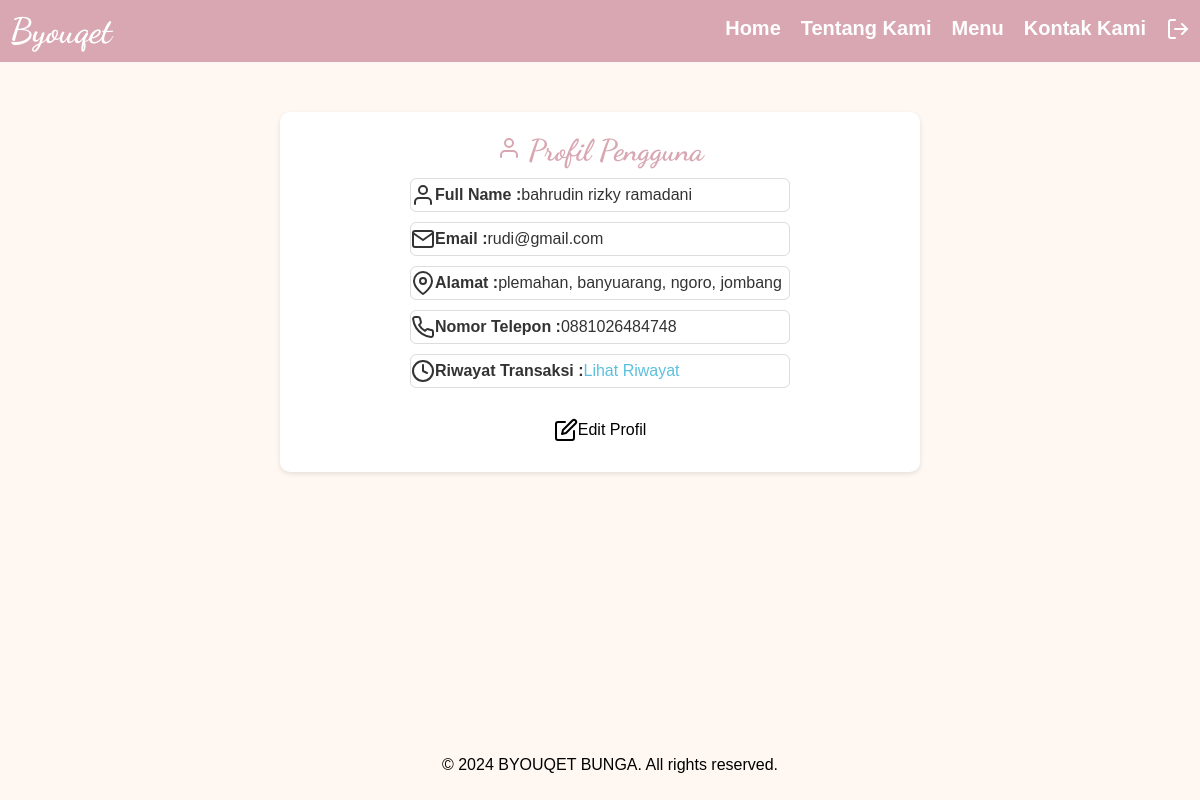
Page /profil.php (signed in) on the committed database.
### tables this page shows
CREATE TABLE `users` (
  `id` int(11) NOT NULL,
  `fullname` varchar(225) NOT NULL,
  `username` varchar(50) NOT NULL,
  `email` varchar(100) NOT NULL,
  `alamat` text DEFAULT NULL,
  `no_telepon` varchar(20) DEFAULT NULL,
  `password` varchar(255) NOT NULL,
  `role` enum('admin','customer') DEFAULT 'customer',
  `created_at` timestamp NOT NULL DEFAULT current_timestamp()
);

### profil.php (the view, shortened to what this page needs)
<?php
include 'koneksi.php';
$user_id = $_SESSION['user_id'];
$query = "SELECT * FROM users WHERE id = '$user_id'";
$result = mysqli_query($conn, $query);
$user = mysqli_fetch_assoc($result);
?>
<!DOCTYPE html>
<html lang="en">
<head>
    <link rel="stylesheet" href="style.css">
</head>
<body>
    <header>
        <nav>
            <div class="logo">Byouqet</div>
            <ul class="nav-links">
                <div id="home" class="hidden">
                    <a href="home.php">Home</a>
                    <a href="about.php">Tentang Kami</a>
                    <a href="menu.php">Menu</a>
                    <a href="contact.php">Kontak Kami</a>
                    <a href="logout.php" class="icon-link"><i data-feather="log-out"></i></a>
                </div>
            </ul>
        </nav>
    </header>
    <section id="profil">
        <div class="profil-container">
            <h2><i data-feather="user"></i> Profil Pengguna</h2>
            <div class="profil-info">
                <p><i data-feather="user"></i> <strong> Full Name : </strong>
                    <?= htmlspecialchars($user['fullname']); ?></p>
                <p><i data-feather="mail"></i> <strong> Email : </strong> <?= htmlspecialchars($user['email']); ?></p>
                <p><i data-feather="map-pin"></i> <strong> Alamat : </strong> <?= htmlspecialchars($user['alamat']); ?>
                </p>
                <p><i data-feather="phone"></i> <strong> Nomor Telepon : </strong>
                    <?= htmlspecialchars($user['no_telepon']); ?></p>
                <p><i data-feather="clock"></i> <strong> Riwayat Transaksi : </strong> <a
                        href="riwayat_transaksi.php">Lihat Riwayat</a></p>
            </div>
            <div class="edit-button">
                <a href="edit_profil.php" class="btn"><i data-feather="edit"></i> Edit Profil</a>
            </div>
        </div>
    </section>
    <footer>
        <p>© 2024 BYOUQET BUNGA. All rights reserved.</p>
    </footer>
</body>
</html>

### style.css (style rules this page uses)
body, html { margin: 0; padding: 0; font-family: 'Roboto', sans-serif; background-color: #f0a5ce; color: #333; }
a { text-decoration: none; color: inherit; }
ul { list-style: none; margin: 0; padding: 0; }
header nav, nav { display: flex; justify-content: space-between; align-items: center; padding: 0px 10px; background-color: #D8A7B1; color: white; }
header .logo, nav .logo { font-size: 35px; font-family: 'Dancing Script', cursive; font-weight: bold; }
.nav-links, #menu, #home, #tentang , #kontak { display: flex; gap: 20px; }
.nav-links a, #menu, #home, #tentang, #kontak a { color: white; font-size: 20px; font-weight: bold; text-decoration: none; transition: color 0.3s; }
.nav-links a:hover, #menu, #home, #tentang , #kontak a:hover { color: #ffe6e6; }
body, html { margin: 0; padding: 0; font-family: 'Roboto', sans-serif; background-color: #FFF8F2; color: #333; }
header { background-color: #D8A7B1; padding: 10px 0; text-align: center; color: #fff; }
header .logo { font-family: 'Dancing Script'; font-size: 35px; font-weight: bold; }
.nav-links { list-style: none; padding: 0; }
.nav-links a { text-decoration: none; color: #fff; font-weight: bold; }
.profil-container { width: 90%; max-width: 600px; margin: 50px auto; background: white; padding: 20px; border-radius: 10px; box-shadow: 0 2px 5px rgba(0, 0, 0, 0.1); }
.profil-container h2 { text-align: center; color: #D8A7B1; }
.profil-info { line-height: 2; }
.profil-info p { display: flex; align-items: center; border: 1px solid #ddd; border-radius: 6px; background-color: white; margin: 10px 110px; }
.edit-button { text-align: center; margin-top: 20px; }
.edit-button .btn { display: inline-flex; align-items: center; padding: 10px 15px; background: #ffffff; color: #000000; text-decoration: none; border-radius: 5px; transition: background 0.3s linear; }
.nav-links { list-style: none; padding: 0; text-align: center; }
footer { text-align: center; background-color: #FFF8F2; padding: 10px 0; font-size: 16px; color: #333; margin-top: 20px; }
body { font-family: Arial, sans-serif; background-color: #FFF8F2; color: #333; margin: 0; padding: 0; }
h1, h2 { text-align: center; color: white; font-size: 20px; font-family: 'Dancing Script'; margin-left: 20px; }
.judul-produk , h2 { border: none; box-shadow: none; padding: 0; margin: 0; color: #f0a5ce; font-size: 30px; }
footer { text-align: center; margin-top: 20px; padding: 10px; background: #f4f4f9; color: #000000; position: fixed; width: 100%; bottom: 0; }
body { font-family: Arial, sans-serif; background-color: #f4f4f9; color: #333; margin: 0; padding: 0; }
.admin-container,h2 { border: none; box-shadow: none; padding: 0; margin: 0; background-color: #fff; color: #f0a5ce; font-size: 30px; }
.edit-button { color: #c9302c; padding: -1px 16px; text-decoration: none; border-radius: 4px; }
body { font-family: Arial, sans-serif; background-color: #fff8f2; color: #333; margin: 0; padding: 0; }
a { color: #5bc0de; text-decoration: none; }

### profil.php (style rules this page uses)
footer { background-color: #FFF8F2; }

### rows in the picture
users: fullname "bahrudin rizky ramadani", email "rudi@gmail.com", alamat "plemahan, banyuarang, ngoro, jombang", no_telepon "0881026484748"
